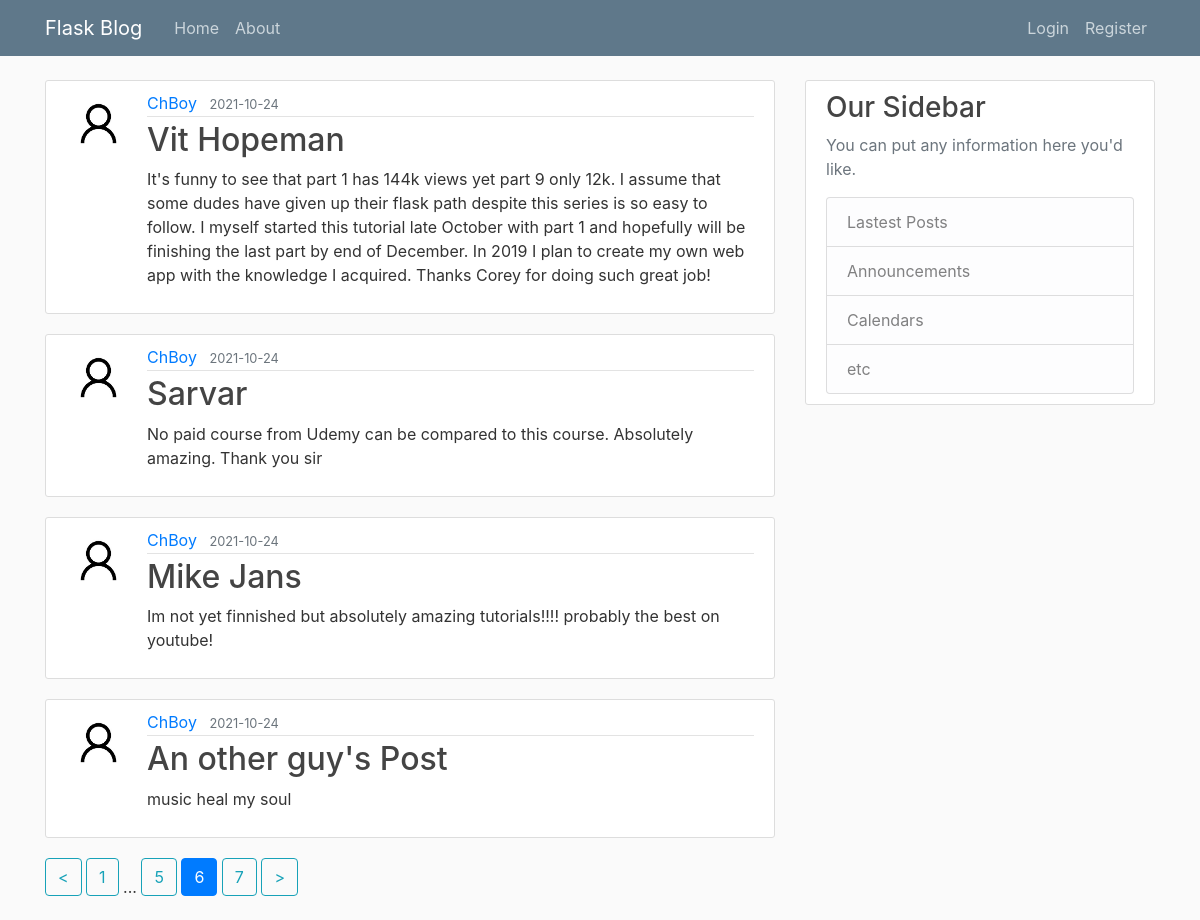
Screenshot of /home?page=6 with the database file from the repository.
### flaskblog/models.py (models this page shows, shortened)
class Post(db.Model):
    id = db.Column(db.Integer,primary_key = True)
    title = db.Column(db.String(100),nullable = False)
    date_posted = db.Column(db.DateTime,nullable = False,default = datetime.utcnow)
    content = db.Column(db.Text,nullable = False)
    user_id = db.Column(db.Integer,db.ForeignKey('user.id'),nullable = False) # reference to the 'user' table

class User(db.Model,UserMixin):
    id = db.Column(db.Integer,primary_key = True)
    username = db.Column(db.String(20),unique = True,nullable = False)
    email = db.Column(db.String(120),unique = True,nullable = False)
    image_file = db.Column(db.String(20),nullable = False,default = 'default.jpg')
    password = db.Column(db.String(60),nullable = True)
    posts = db.relationship('Post',backref ='author',lazy = True)

### flaskblog/routes.py (the view)
@app.route("/")
@app.route("/home")
@swag_from('./docs/homePage.yml')
def home():
    page = request.args.get('page',1,type = int) # find in path  page query, default value = 1
    posts = Post.query.order_by(Post.date_posted.desc()).paginate(page = page,per_page = 4) # paginate each page 4 posts
    return render_template('home.html', posts = posts),200

### flaskblog/templates/home.html
{% extends 'layout.html'%}
{% block content %}
{% for post in posts.items %}
    <article class='media content-section'>
        <img class = 'rounded-circle article-img' src = "{{url_for('static',filename='profile_pics/' + post.author.image_file)}}">
        <div class='media-body'>
            <div class='article-metadata'>
                <a class='mr-2' href = "{{ url_for('user_post',username = post.author.username) }}">{{ post.author.username }}</a>
                <small class='text-muted'>{{ post.date_posted.strftime('%Y-%m-%d') }}</small>
            </div>
            <h2> <a class='article-title' href='/post/{{ post.id }}'>{{ post.title }}</a></h2>
            <p class = 'article-content'>{{ post.content }}</p>
        </div>
    </article>
{% endfor %}
{%if posts.page > 1 %}
    <a class = 'btn btn-outline-info mb-4' href = "{{ url_for('home',page = posts.page -1) }}"> < </a>
{% endif %}
{% for page_num in posts.iter_pages(left_edge =1, right_edge=1,left_current=1,right_current=2) %}
    {% if page_num %}
        {% if page_num == posts.page %}
            <a class = 'btn btn-primary mb-4' href = "{{ url_for('home',page = page_num) }}">{{page_num}}</a>
        {% else %}
            <a class = 'btn btn-outline-info mb-4' href = "{{ url_for('home',page = page_num) }}">{{page_num}}</a>
        {% endif %}
    {% else %}
      ...
    {% endif %}
{% endfor %}
    <a class = 'btn btn-outline-info mb-4' href = "{{ url_for('home',page = posts.page +1) }}"> > </a>
{% endblock content%}

### flaskblog/static/main.css (style rules this page uses)
body { background: #fafafa; color: #333333; margin-top: 5rem; }
h1, h2, h3, h4, h5, h6 { color: #444444; }
.content-section { background: #ffffff; padding: 10px 20px; border: 1px solid #dddddd; border-radius: 3px; margin-bottom: 20px; }
.article-title { color: #444444; }
.article-content { white-space: pre-line; }
.article-img { height: 65px; width: 65px; margin-right: 16px; }
.article-metadata { padding-bottom: 1px; margin-bottom: 4px; border-bottom: 1px solid #e3e3e3 }

### rows the page displays
Post: image_file (placeholder picture), author.username "ChBoy", date_posted "2021-10-24", title "Vit Hopeman", content "It's funny to see that part 1 has 144k views yet part 9 only 12k. I assume that some dudes have given up their flask path despite this series is so easy to follow. I myself started this tutorial late October with part 1 and hopefully will be finishing the last part by end of December. In 2019 I plan to create my own web app with the knowledge I acquired. Thanks Corey for doing such great job!"
Post: image_file (placeholder picture), author.username "ChBoy", date_posted "2021-10-24", title "Sarvar", content "No paid course from Udemy can be compared to this course. Absolutely amazing. Thank you sir"
Post: image_file (placeholder picture), author.username "ChBoy", date_posted "2021-10-24", title "Mike Jans", content "Im not yet finnished but absolutely amazing tutorials!!!! probably the best on youtube!"
Post: image_file (placeholder picture), author.username "ChBoy", date_posted "2021-10-24", title "An other guy's Post", content "music heal my soul"

### other values shown
{{ page_num }} "1" "5" "7"
{{ page_num }} "6"
